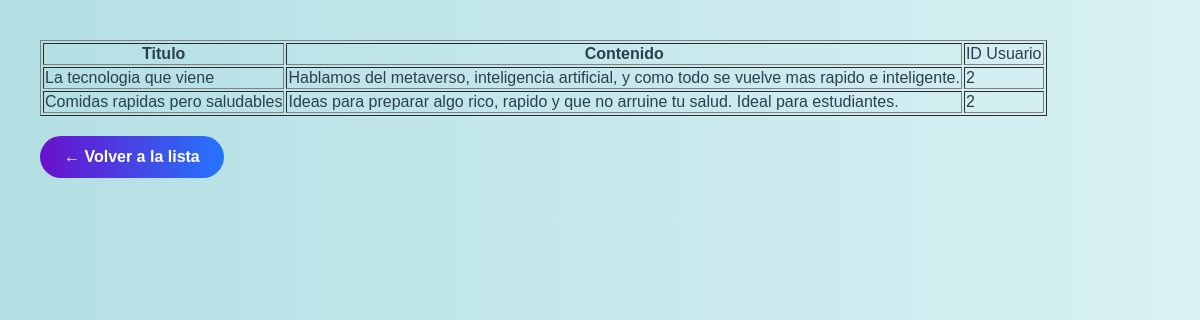
Page /controllers/user_posts.php?id=2 on the committed database.
### tables this page shows
CREATE TABLE posts (
    id INT UNSIGNED AUTO_INCREMENT PRIMARY KEY,
    title VARCHAR(50) NOT NULL,
    content VARCHAR(512),
    user_id INT UNSIGNED NOT NULL,
    created_at TIMESTAMP DEFAULT CURRENT_TIMESTAMP,
    updated_at TIMESTAMP DEFAULT CURRENT_TIMESTAMP ON UPDATE CURRENT_TIMESTAMP,
    FOREIGN KEY (user_id) REFERENCES users(id)
);

### models/Connection.php (called while the page is built, shortened)
<?php
class Connection{
    private $host = "localhost:3308";
    private $user = "root";
    private $password = "";
    private $db = "actividad7";
    private $port = 3306;
    protected function connect(){
        try{
            $this->connection = mysqli_connect($this->host, $this->user, $this->password, $this->db, $this->port);
        } catch (Exception $e){
            echo "Error: " . $e->getMessage();
            die("Connection failed");
        }
    }
}

### models/Post.php (called while the page is built, shortened)
<?php
include_once "Connection.php";
class Post extends Connection{
    private $table = "posts";
    public function userPosts($user_id){
        $pre = $this->connection->prepare(
            "SELECT * from $this->table WHERE user_id = ?"
        );
        $pre->bind_param('i',$user_id);
        $pre->execute();
        $res = $pre->get_result();
        $posts = $res->fetch_all(MYSQLI_ASSOC);
        return $posts;
    }
}

### views/user_posts.php (the view, shortened to what this page needs)
<!DOCTYPE html>
<html lang="en">
<head>
    <link rel="stylesheet" href="../public/estilos.css">
</head>
<body>
    <table border="1">
        <tr>
            <th>Titulo</th>
            <th>Contenido</th>
            <td>ID Usuario</td>
        </tr>
        <?php
        foreach ($posts as $post){
            echo "<tr>";
                echo "<td>".$post['title']."</td>";
                echo "<td>".$post['content']."</td>";
                echo "<td>".$post['user_id']."</td>";
            echo "</tr>";
        }
        ?>
    </table>
</body>
<a href="../index.php" class="btn-volver">← Volver a la lista</a>
</html>

### public/estilos.css (style rules this page uses)
body { margin: 0; padding: 40px; font-family: 'Poppins', sans-serif; background: linear-gradient(to right, #b3dfe3, #d8f1f4); color: #2c3e50; }
.btn-volver { display: inline-block; margin-top: 20px; padding: 12px 24px; background: linear-gradient(to right, #6a11cb, #2575fc); color: white; text-decoration: none; border-radius: 50px; font-size: 16px; font-weight: bold; transition: transform 0.2s ease, background-color 0.3s ease; }

### rows in the picture
posts: title "La tecnologia que viene", content "Hablamos del metaverso, inteligencia artificial, y como todo se vuelve mas rapido e inteligente.", user "2"
posts: title "Comidas rapidas pero saludables", content "Ideas para preparar algo rico, rapido y que no arruine tu salud. Ideal para estudiantes.", user "2"
